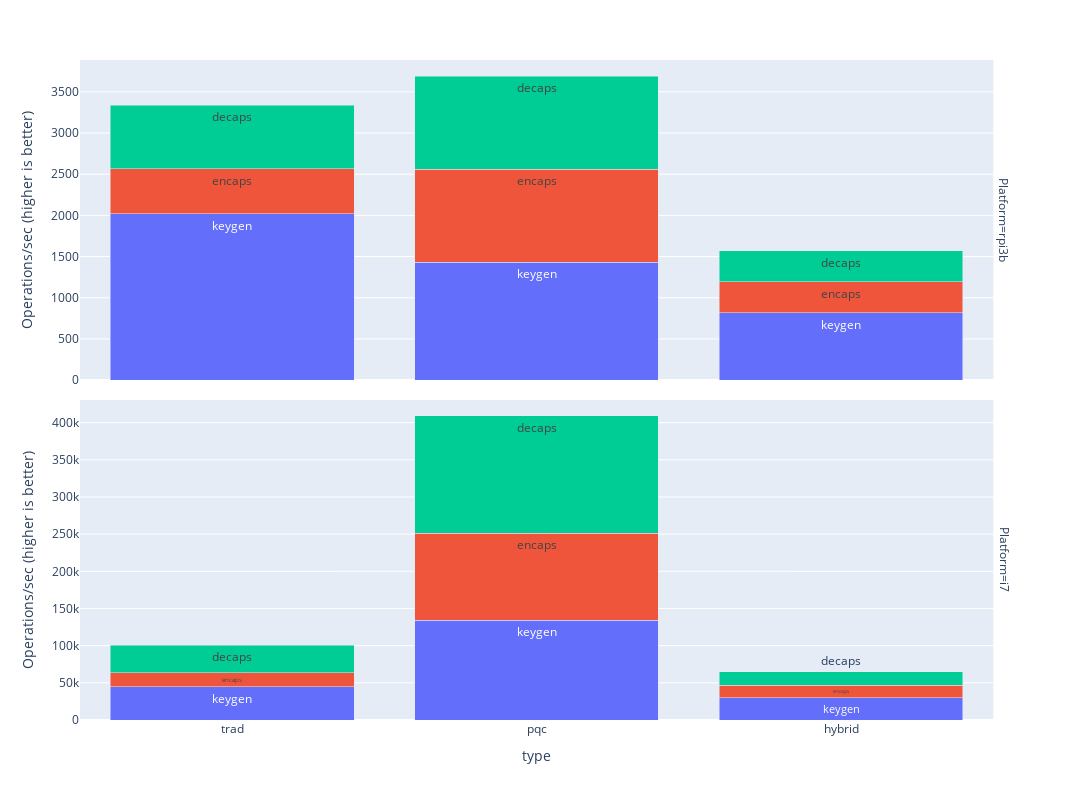

Write notebook code for a chart like this one.
### Code cell
import plotly.express as px
from plotly.subplots import make_subplots
# Filter the data for the required groups and operations

all_results["type"] = np.where(
    all_results["alg"].str.contains("_"), 
    "hybrid", 
    np.where(
        all_results["alg"].isin(["kyber512", "kyber768", "kyber1024", "dilithium2", "dilithium3"]), 
        "pqc", 
        "trad"
    )
)

def key_size(row):
    if "kyber" in row["alg"]:
        return int(row["alg"].split("kyber")[1])
    elif "dilithium" in row["alg"]:
        return int(row["alg"].split("dilithium")[1]) * 256
    elif "x25519" in row["alg"]:
        return 256
    elif "p256" in row["alg"]:
        return 256
    elif "p384" in row["alg"]:
        return 384
    elif "ECDSA-SHA2-256" in row["alg"]:
        return 256
    elif "ECDSA-SHA2-384" in row["alg"]:
        return 384
    else:
        return None

all_results["key_size"] = all_results.apply(key_size, axis=1)

# print(all_results)
# all_results["key_size"] = all_results.apply(key_size, axis=1)
def compare_algs(algs, platform):
    filtered_df = all_results[
        (all_results["alg"].isin(algs))
        # (all_results["platform"] == platform)
    ]
    # fig = px.bar(
    #     filtered_df, 
    #     x="op", 
    #     y="ops_per_sec", 
    #     color="alg", 
    #     barmode="stack", 
    #     labels={"ops_per_sec": "ops/sec (higher is better)"},
    #     facet_row="platform",
    #     facet_col="alg",
    #     text="op"
    # )
    # fig = px.bar(
    #     filtered_df, 
    #     x="op", 
    #     y="ops_per_sec", 
    #     color="type", 
    #     barmode="group", 
    #     labels={"ops_per_sec": "ops/sec (higher is better)", "op": "Operation", "platform": "Platform"},
    #     facet_row="platform",
    #     # facet_col="key_size",
    #     text="type"
    # )
    fig = px.bar(
        filtered_df, 
        x="type", 
        y="ops_per_sec", 
        color="op", 
        barmode="stack", 
        labels={"ops_per_sec": "Operations/sec (higher is better)", "op": "Operation", "platform": "Platform"},
        facet_row="platform",
        # facet_col="key_size",
        text="op"
    )
    fig.update_layout(showlegend=False)
    fig.update_yaxes(matches=None)
    fig.update_layout(
        autosize=False,
        width=1200,
        height=800,
    )
    fig.show()
    fig.write_image(f"ops_per_sec.png")
compare_algs(["x25519","x25519_kyber512", "kyber512"], "rpi3b")
print(all_results)

### Figure 1 — Plotly figure (JSON) as saved in the notebook; plotly's stock layout.template omitted (floating-point values rounded to 4 significant figures)
{"data": [{"alignmentgroup": "True", "hovertemplate": "Operation=%{text}<br>Platform=rpi3b<br>type=%{x}<br>Operations/sec (higher is better)=%{y}<extra></extra>", "legendgroup": "keygen", "marker": {"color": "#636efa", "pattern": {"shape": ""}}, "name": "keygen", "offsetgroup": "keygen", "orientation": "v", "showlegend": true, "text": ["keygen", "keygen", "keygen"], "textposition": "auto", "type": "bar", "x": ["trad", "pqc", "hybrid"], "xaxis": "x2", "y": [2021.0, 1431.0, 819.3], "yaxis": "y2"}, {"alignmentgroup": "True", "hovertemplate": "Operation=%{text}<br>Platform=i7<br>type=%{x}<br>Operations/sec (higher is better)=%{y}<extra></extra>", "legendgroup": "keygen", "marker": {"color": "#636efa", "pattern": {"shape": ""}}, "name": "keygen", "offsetgroup": "keygen", "orientation": "v", "showlegend": false, "text": ["keygen", "keygen", "keygen"], "textposition": "auto", "type": "bar", "x": ["trad", "pqc", "hybrid"], "xaxis": "x", "y": [44980.0, 134200.0, 29800.0], "yaxis": "y"}, {"alignmentgroup": "True", "hovertemplate": "Operation=%{text}<br>Platform=rpi3b<br>type=%{x}<br>Operations/sec (higher is better)=%{y}<extra></extra>", "legendgroup": "encaps", "marker": {"color": "#EF553B", "pattern": {"shape": ""}}, "name": "encaps", "offsetgroup": "encaps", "orientation": "v", "showlegend": true, "text": ["encaps", "encaps", "encaps"], "textposition": "auto", "type": "bar", "x": ["trad", "pqc", "hybrid"], "xaxis": "x2", "y": [545.2, 1129.0, 375.5], "yaxis": "y2"}, {"alignmentgroup": "True", "hovertemplate": "Operation=%{text}<br>Platform=i7<br>type=%{x}<br>Operations/sec (higher is better)=%{y}<extra></extra>", "legendgroup": "encaps", "marker": {"color": "#EF553B", "pattern": {"shape": ""}}, "name": "encaps", "offsetgroup": "encaps", "orientation": "v", "showlegend": false, "text": ["encaps", "encaps", "encaps"], "textposition": "auto", "type": "bar", "x": ["trad", "pqc", "hybrid"], "xaxis": "x", "y": [18920.0, 117000.0, 16640.0], "yaxis": "y"}, {"alignmentgroup": "True", "hovertemplate": "Operation=%{text}<br>Platform=rpi3b<br>type=%{x}<br>Operations/sec (higher is better)=%{y}<extra></extra>", "legendgroup": "decaps", "marker": {"color": "#00cc96", "pattern": {"shape": ""}}, "name": "decaps", "offsetgroup": "decaps", "orientation": "v", "showlegend": true, "text": ["decaps", "decaps", "decaps"], "textposition": "auto", "type": "bar", "x": ["trad", "pqc", "hybrid"], "xaxis": "x2", "y": [773.4, 1133, 377.5], "yaxis": "y2"}, {"alignmentgroup": "True", "hovertemplate": "Operation=%{text}<br>Platform=i7<br>type=%{x}<br>Operations/sec (higher is better)=%{y}<extra></extra>", "legendgroup": "decaps", "marker": {"color": "#00cc96", "pattern": {"shape": ""}}, "name": "decaps", "offsetgroup": "decaps", "orientation": "v", "showlegend": false, "text": ["decaps", "decaps", "decaps"], "textposition": "auto", "type": "bar", "x": ["trad", "pqc", "hybrid"], "xaxis": "x", "y": [36510.0, 157900.0, 18190.0], "yaxis": "y"}], "layout": {"annotations": [{"font": {}, "showarrow": false, "text": "Platform=i7", "textangle": 90, "x": 0.98, "xanchor": "left", "xref": "paper", "y": 0.2425, "yanchor": "middle", "yref": "paper"}, {"font": {}, "showarrow": false, "text": "Platform=rpi3b", "textangle": 90, "x": 0.98, "xanchor": "left", "xref": "paper", "y": 0.7575, "yanchor": "middle", "yref": "paper"}], "autosize": false, "barmode": "stack", "height": 800, "legend": {"title": {"text": "Operation"}, "tracegroupgap": 0}, "margin": {"t": 60}, "showlegend": false, "width": 1200, "xaxis": {"anchor": "y", "domain": [0, 0.98], "title": {"text": "type"}}, "xaxis2": {"anchor": "y2", "domain": [0, 0.98], "matches": "x", "showticklabels": false}, "yaxis": {"anchor": "x", "domain": [0, 0.485], "title": {"text": "Operations/sec (higher is better)"}}, "yaxis2": {"anchor": "x2", "domain": [0.515, 1], "title": {"text": "Operations/sec (higher is better)"}}}}
